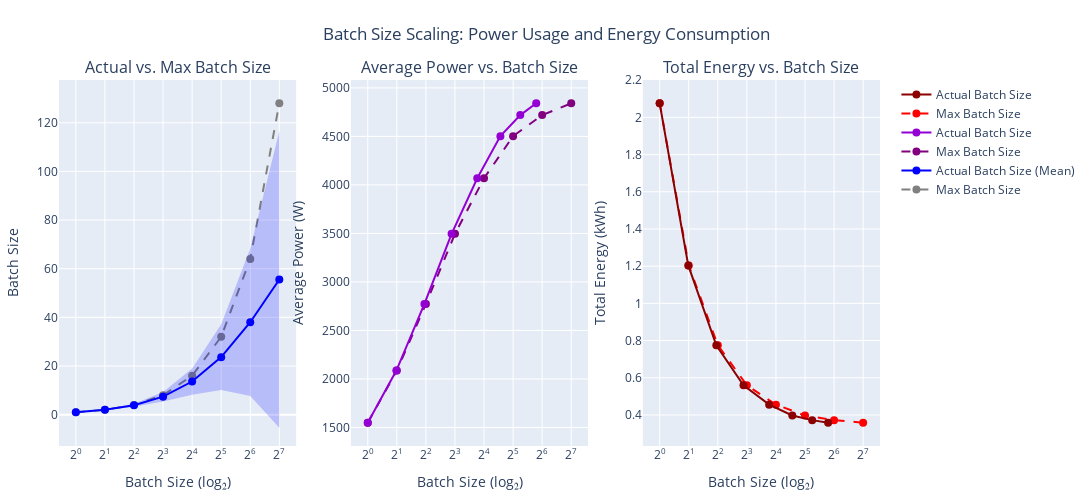

This figure's notebook cell:
### Code cell
import plotly.graph_objects as go
from plotly.subplots import make_subplots

# Sort by max_batch_size
df = df.sort_values(by="max_batch_size")

# Define log2-based x-ticks
log2_ticks = [1, 2, 4, 8, 16, 32, 64, 128]
log2_labels = [f"2<sup>{int(np.log2(x))}</sup>" for x in log2_ticks]

# Create an interactive Plotly figure with 3 subplots
fig = make_subplots(
    rows=1, cols=3,
    subplot_titles=[
        "Actual vs. Max Batch Size",
        "Average Power vs. Batch Size",
        "Total Energy vs. Batch Size"
    ]
)

###############################################################################
# (A) Actual vs. Max Batch Size (±std)
###############################################################################
hover_text_a = [
    f"Request Length: {1024}<br>"
    f"Max Batch Size: {mbs}<br>"
    f"Actual Batch Size: {abs_mean:.2f} ± {abs_std:.2f}<br>"
    f"Power Usage: {power:.2f} W<br>"
    f"Energy Consumption: {energy:.3f} kWh"
    for mbs, abs_mean, abs_std, power, energy in zip(
        df["max_batch_size"],
        df["actual_batch_size_weighted_mean"],
        df["actual_batch_size_std"],
        df["average_power_watts"],
        df["total_energy_kwh"]
    )
]

# Max Batch Size Line
fig.add_trace(
    go.Scatter(
        x=df["max_batch_size"],
        y=df["max_batch_size"],
        mode="lines+markers",
        name="Max Batch Size",
        marker=dict(size=8, color="gray"),
        line=dict(color="gray", dash="dash"),
        hoverinfo="text",
        hovertext=hover_text_a
    ),
    row=1, col=1
)

# Actual Batch Size Line
fig.add_trace(
    go.Scatter(
        x=df["max_batch_size"],
        y=df["actual_batch_size_weighted_mean"],
        mode="lines+markers",
        name="Actual Batch Size (Mean)",
        marker=dict(size=8, color="blue"),
        line=dict(color="blue"),
        hoverinfo="text",
        hovertext=hover_text_a
    ),
    row=1, col=1
)

# Standard Deviation Shaded Region
fig.add_trace(
    go.Scatter(
        x=df["max_batch_size"],
        y=df["actual_batch_size_weighted_mean"] + df["actual_batch_size_std"],
        mode="lines",
        name="Mean + Std",
        line=dict(width=0),
        showlegend=False
    ),
    row=1, col=1
)

fig.add_trace(
    go.Scatter(
        x=df["max_batch_size"],
        y=df["actual_batch_size_weighted_mean"] - df["actual_batch_size_std"],
        mode="lines",
        name="Mean - Std",
        line=dict(width=0),
        fill="tonexty",
        fillcolor="rgba(0,0,255,0.2)",
        showlegend=False
    ),
    row=1, col=1
)

###############################################################################
# (B) Average Power vs. Batch Size
###############################################################################
hover_text_b = [
    f"Request Length: {1024}<br>"
    f"Max Batch Size: {mbs}<br>"
    f"Actual Batch Size: {abs_mean:.2f}<br>"
    f"Average Power: {power:.2f} W<br>"
    f"Energy Consumption: {energy:.3f} kWh"
    for mbs, abs_mean, power, energy in zip(
        df["max_batch_size"],
        df["actual_batch_size_weighted_mean"],
        df["average_power_watts"],
        df["total_energy_kwh"]
    )
]

# Max Batch Size Line
fig.add_trace(
    go.Scatter(
        x=df["max_batch_size"],
        y=df["average_power_watts"],
        mode="lines+markers",
        name="Max Batch Size",
        marker=dict(size=8, color="purple"),
        line=dict(color="purple", dash="dash"),
        hoverinfo="text",
        hovertext=hover_text_b
    ),
    row=1, col=2
)

# Actual Batch Size Line
fig.add_trace(
    go.Scatter(
        x=df["actual_batch_size_weighted_mean"],
        y=df["average_power_watts"],
        mode="lines+markers",
        name="Actual Batch Size",
        marker=dict(size=8, color="darkviolet"),
        line=dict(color="darkviolet"),
        hoverinfo="text",
        hovertext=hover_text_b
    ),
    row=1, col=2
)

###############################################################################
# (C) Total Energy vs. Batch Size
###############################################################################
hover_text_c = [
    f"Request Length: {1024}<br>"
    f"Max Batch Size: {mbs}<br>"
    f"Actual Batch Size: {abs_mean:.2f}<br>"
    f"Average Power: {power:.2f} W<br>"
    f"Total Energy: {energy:.3f} kWh"
    for mbs, abs_mean, power, energy in zip(
        df["max_batch_size"],
        df["actual_batch_size_weighted_mean"],
        df["average_power_watts"],
        df["total_energy_kwh"]
    )
]

# Max Batch Size Line
fig.add_trace(
    go.Scatter(
        x=df["max_batch_size"],
        y=df["total_energy_kwh"],
        mode="lines+markers",
        name="Max Batch Size",
        marker=dict(size=8, color="red"),
        line=dict(color="red", dash="dash"),
        hoverinfo="text",
        hovertext=hover_text_c
    ),
    row=1, col=3
)

# Actual Batch Size Line
fig.add_trace(
    go.Scatter(
        x=df["actual_batch_size_weighted_mean"],
        y=df["total_energy_kwh"],
        mode="lines+markers",
        name="Actual Batch Size",
        marker=dict(size=8, color="darkred"),
        line=dict(color="darkred"),
        hoverinfo="text",
        hovertext=hover_text_c
    ),
    row=1, col=3
)

###############################################################################
# Apply log₂ x-axis and custom tick labels
###############################################################################
for col in range(1, 4):
    fig.update_xaxes(
        type="log",
        tickvals=log2_ticks,
        ticktext=log2_labels,
        title_text="Batch Size (log₂)",
        row=1, col=col
    )

###############################################################################
# Y-axis labels
###############################################################################
fig.update_yaxes(title_text="Batch Size", row=1, col=1)
fig.update_yaxes(title_text="Average Power (W)", row=1, col=2)
fig.update_yaxes(title_text="Total Energy (kWh)", row=1, col=3)

###############################################################################
# Layout and styling
###############################################################################
fig.update_layout(
    title_text="Batch Size Scaling: Power Usage and Energy Consumption",
    title_x=0.5,
    width=1300, height=500,
    hovermode="x unified",
    margin=dict(l=50, r=50, t=80, b=50)
)

# Show interactive plot
fig.show()

### Figure 1 — Plotly figure (JSON) as saved in the notebook; plotly's stock layout.template omitted (floating-point values rounded to 4 significant figures)
{"data": [{"hoverinfo": "text", "hovertext": ["Request Length: 1024<br>Max Batch Size: 1<br>Actual Batch Size: 1.00 ± 0.00<br>Power Usage: 1548.89 W<br>Energy Consumption: 2.076 kWh", "Request Length: 1024<br>Max Batch Size: 2<br>Actual Batch Size: 1.98 ± 0.15<br>Power Usage: 2086.06 W<br>Energy Consumption: 1.204 kWh", "Request Length: 1024<br>Max Batch Size: 4<br>Actual Batch Size: 3.86 ± 0.63<br>Power Usage: 2773.61 W<br>Energy Consumption: 0.775 kWh", "Request Length: 1024<br>Max Batch Size: 8<br>Actual Batch Size: 7.38 ± 1.97<br>Power Usage: 3495.69 W<br>Energy Consumption: 0.559 kWh", "Request Length: 1024<br>Max Batch Size: 16<br>Actual Batch Size: 13.61 ± 5.40<br>Power Usage: 4068.27 W<br>Energy Consumption: 0.455 kWh", "Request Length: 1024<br>Max Batch Size: 32<br>Actual Batch Size: 23.64 ± 13.50<br>Power Usage: 4502.84 W<br>Energy Consumption: 0.397 kWh", "Request Length: 1024<br>Max Batch Size: 64<br>Actual Batch Size: 37.98 ± 30.30<br>Power Usage: 4719.58 W<br>Energy Consumption: 0.372 kWh", "Request Length: 1024<br>Max Batch Size: 128<br>Actual Batch Size: 55.54 ± 60.92<br>Power Usage: 4841.40 W<br>Energy Consumption: 0.358 kWh"], "line": {"color": "gray", "dash": "dash"}, "marker": {"color": "gray", "size": 8}, "mode": "lines+markers", "name": "Max Batch Size", "type": "scatter", "x": [1, 2, 4, 8, 16, 32, 64, 128], "xaxis": "x", "y": [1, 2, 4, 8, 16, 32, 64, 128], "yaxis": "y"}, {"hoverinfo": "text", "hovertext": ["Request Length: 1024<br>Max Batch Size: 1<br>Actual Batch Size: 1.00 ± 0.00<br>Power Usage: 1548.89 W<br>Energy Consumption: 2.076 kWh", "Request Length: 1024<br>Max Batch Size: 2<br>Actual Batch Size: 1.98 ± 0.15<br>Power Usage: 2086.06 W<br>Energy Consumption: 1.204 kWh", "Request Length: 1024<br>Max Batch Size: 4<br>Actual Batch Size: 3.86 ± 0.63<br>Power Usage: 2773.61 W<br>Energy Consumption: 0.775 kWh", "Request Length: 1024<br>Max Batch Size: 8<br>Actual Batch Size: 7.38 ± 1.97<br>Power Usage: 3495.69 W<br>Energy Consumption: 0.559 kWh", "Request Length: 1024<br>Max Batch Size: 16<br>Actual Batch Size: 13.61 ± 5.40<br>Power Usage: 4068.27 W<br>Energy Consumption: 0.455 kWh", "Request Length: 1024<br>Max Batch Size: 32<br>Actual Batch Size: 23.64 ± 13.50<br>Power Usage: 4502.84 W<br>Energy Consumption: 0.397 kWh", "Request Length: 1024<br>Max Batch Size: 64<br>Actual Batch Size: 37.98 ± 30.30<br>Power Usage: 4719.58 W<br>Energy Consumption: 0.372 kWh", "Request Length: 1024<br>Max Batch Size: 128<br>Actual Batch Size: 55.54 ± 60.92<br>Power Usage: 4841.40 W<br>Energy Consumption: 0.358 kWh"], "line": {"color": "blue"}, "marker": {"color": "blue", "size": 8}, "mode": "lines+markers", "name": "Actual Batch Size (Mean)", "type": "scatter", "x": [1, 2, 4, 8, 16, 32, 64, 128], "xaxis": "x", "y": [1.0, 1.977, 3.86, 7.381, 13.61, 23.64, 37.98, 55.54], "yaxis": "y"}, {"line": {"width": 0}, "mode": "lines", "name": "Mean + Std", "showlegend": false, "type": "scatter", "x": [1, 2, 4, 8, 16, 32, 64, 128], "xaxis": "x", "y": [1.0, 2.126, 4.487, 9.348, 19.01, 37.13, 68.28, 116.5], "yaxis": "y"}, {"fill": "tonexty", "fillcolor": "rgba(0,0,255,0.2)", "line": {"width": 0}, "mode": "lines", "name": "Mean - Std", "showlegend": false, "type": "scatter", "x": [1, 2, 4, 8, 16, 32, 64, 128], "xaxis": "x", "y": [1.0, 1.829, 3.233, 5.415, 8.216, 10.14, 7.674, -5.374], "yaxis": "y"}, {"hoverinfo": "text", "hovertext": ["Request Length: 1024<br>Max Batch Size: 1<br>Actual Batch Size: 1.00<br>Average Power: 1548.89 W<br>Energy Consumption: 2.076 kWh", "Request Length: 1024<br>Max Batch Size: 2<br>Actual Batch Size: 1.98<br>Average Power: 2086.06 W<br>Energy Consumption: 1.204 kWh", "Request Length: 1024<br>Max Batch Size: 4<br>Actual Batch Size: 3.86<br>Average Power: 2773.61 W<br>Energy Consumption: 0.775 kWh", "Request Length: 1024<br>Max Batch Size: 8<br>Actual Batch Size: 7.38<br>Average Power: 3495.69 W<br>Energy Consumption: 0.559 kWh", "Request Length: 1024<br>Max Batch Size: 16<br>Actual Batch Size: 13.61<br>Average Power: 4068.27 W<br>Energy Consumption: 0.455 kWh", "Request Length: 1024<br>Max Batch Size: 32<br>Actual Batch Size: 23.64<br>Average Power: 4502.84 W<br>Energy Consumption: 0.397 kWh", "Request Length: 1024<br>Max Batch Size: 64<br>Actual Batch Size: 37.98<br>Average Power: 4719.58 W<br>Energy Consumption: 0.372 kWh", "Request Length: 1024<br>Max Batch Size: 128<br>Actual Batch Size: 55.54<br>Average Power: 4841.40 W<br>Energy Consumption: 0.358 kWh"], "line": {"color": "purple", "dash": "dash"}, "marker": {"color": "purple", "size": 8}, "mode": "lines+markers", "name": "Max Batch Size", "type": "scatter", "x": [1, 2, 4, 8, 16, 32, 64, 128], "xaxis": "x2", "y": [1549.0, 2086.0, 2774.0, 3496.0, 4068.0, 4503.0, 4720.0, 4841.0], "yaxis": "y2"}, {"hoverinfo": "text", "hovertext": ["Request Length: 1024<br>Max Batch Size: 1<br>Actual Batch Size: 1.00<br>Average Power: 1548.89 W<br>Energy Consumption: 2.076 kWh", "Request Length: 1024<br>Max Batch Size: 2<br>Actual Batch Size: 1.98<br>Average Power: 2086.06 W<br>Energy Consumption: 1.204 kWh", "Request Length: 1024<br>Max Batch Size: 4<br>Actual Batch Size: 3.86<br>Average Power: 2773.61 W<br>Energy Consumption: 0.775 kWh", "Request Length: 1024<br>Max Batch Size: 8<br>Actual Batch Size: 7.38<br>Average Power: 3495.69 W<br>Energy Consumption: 0.559 kWh", "Request Length: 1024<br>Max Batch Size: 16<br>Actual Batch Size: 13.61<br>Average Power: 4068.27 W<br>Energy Consumption: 0.455 kWh", "Request Length: 1024<br>Max Batch Size: 32<br>Actual Batch Size: 23.64<br>Average Power: 4502.84 W<br>Energy Consumption: 0.397 kWh", "Request Length: 1024<br>Max Batch Size: 64<br>Actual Batch Size: 37.98<br>Average Power: 4719.58 W<br>Energy Consumption: 0.372 kWh", "Request Length: 1024<br>Max Batch Size: 128<br>Actual Batch Size: 55.54<br>Average Power: 4841.40 W<br>Energy Consumption: 0.358 kWh"], "line": {"color": "darkviolet"}, "marker": {"color": "darkviolet", "size": 8}, "mode": "lines+markers", "name": "Actual Batch Size", "type": "scatter", "x": [1.0, 1.977, 3.86, 7.381, 13.61, 23.64, 37.98, 55.54], "xaxis": "x2", "y": [1549.0, 2086.0, 2774.0, 3496.0, 4068.0, 4503.0, 4720.0, 4841.0], "yaxis": "y2"}, {"hoverinfo": "text", "hovertext": ["Request Length: 1024<br>Max Batch Size: 1<br>Actual Batch Size: 1.00<br>Average Power: 1548.89 W<br>Total Energy: 2.076 kWh", "Request Length: 1024<br>Max Batch Size: 2<br>Actual Batch Size: 1.98<br>Average Power: 2086.06 W<br>Total Energy: 1.204 kWh", "Request Length: 1024<br>Max Batch Size: 4<br>Actual Batch Size: 3.86<br>Average Power: 2773.61 W<br>Total Energy: 0.775 kWh", "Request Length: 1024<br>Max Batch Size: 8<br>Actual Batch Size: 7.38<br>Average Power: 3495.69 W<br>Total Energy: 0.559 kWh", "Request Length: 1024<br>Max Batch Size: 16<br>Actual Batch Size: 13.61<br>Average Power: 4068.27 W<br>Total Energy: 0.455 kWh", "Request Length: 1024<br>Max Batch Size: 32<br>Actual Batch Size: 23.64<br>Average Power: 4502.84 W<br>Total Energy: 0.397 kWh", "Request Length: 1024<br>Max Batch Size: 64<br>Actual Batch Size: 37.98<br>Average Power: 4719.58 W<br>Total Energy: 0.372 kWh", "Request Length: 1024<br>Max Batch Size: 128<br>Actual Batch Size: 55.54<br>Average Power: 4841.40 W<br>Total Energy: 0.358 kWh"], "line": {"color": "red", "dash": "dash"}, "marker": {"color": "red", "size": 8}, "mode": "lines+markers", "name": "Max Batch Size", "type": "scatter", "x": [1, 2, 4, 8, 16, 32, 64, 128], "xaxis": "x3", "y": [2.076, 1.204, 0.775, 0.5594, 0.4554, 0.3971, 0.3721, 0.3583], "yaxis": "y3"}, {"hoverinfo": "text", "hovertext": ["Request Length: 1024<br>Max Batch Size: 1<br>Actual Batch Size: 1.00<br>Average Power: 1548.89 W<br>Total Energy: 2.076 kWh", "Request Length: 1024<br>Max Batch Size: 2<br>Actual Batch Size: 1.98<br>Average Power: 2086.06 W<br>Total Energy: 1.204 kWh", "Request Length: 1024<br>Max Batch Size: 4<br>Actual Batch Size: 3.86<br>Average Power: 2773.61 W<br>Total Energy: 0.775 kWh", "Request Length: 1024<br>Max Batch Size: 8<br>Actual Batch Size: 7.38<br>Average Power: 3495.69 W<br>Total Energy: 0.559 kWh", "Request Length: 1024<br>Max Batch Size: 16<br>Actual Batch Size: 13.61<br>Average Power: 4068.27 W<br>Total Energy: 0.455 kWh", "Request Length: 1024<br>Max Batch Size: 32<br>Actual Batch Size: 23.64<br>Average Power: 4502.84 W<br>Total Energy: 0.397 kWh", "Request Length: 1024<br>Max Batch Size: 64<br>Actual Batch Size: 37.98<br>Average Power: 4719.58 W<br>Total Energy: 0.372 kWh", "Request Length: 1024<br>Max Batch Size: 128<br>Actual Batch Size: 55.54<br>Average Power: 4841.40 W<br>Total Energy: 0.358 kWh"], "line": {"color": "darkred"}, "marker": {"color": "darkred", "size": 8}, "mode": "lines+markers", "name": "Actual Batch Size", "type": "scatter", "x": [1.0, 1.977, 3.86, 7.381, 13.61, 23.64, 37.98, 55.54], "xaxis": "x3", "y": [2.076, 1.204, 0.775, 0.5594, 0.4554, 0.3971, 0.3721, 0.3583], "yaxis": "y3"}], "layout": {"annotations": [{"font": {"size": 16}, "showarrow": false, "text": "Actual vs. Max Batch Size", "x": 0.1444, "xanchor": "center", "xref": "paper", "y": 1, "yanchor": "bottom", "yref": "paper"}, {"font": {"size": 16}, "showarrow": false, "text": "Average Power vs. Batch Size", "x": 0.5, "xanchor": "center", "xref": "paper", "y": 1, "yanchor": "bottom", "yref": "paper"}, {"font": {"size": 16}, "showarrow": false, "text": "Total Energy vs. Batch Size", "x": 0.8556, "xanchor": "center", "xref": "paper", "y": 1, "yanchor": "bottom", "yref": "paper"}], "height": 500, "hovermode": "x unified", "margin": {"b": 50, "l": 50, "r": 50, "t": 80}, "title": {"text": "Batch Size Scaling: Power Usage and Energy Consumption", "x": 0.5}, "width": 1300, "xaxis": {"anchor": "y", "domain": [0, 0.2889], "ticktext": ["2<sup>0</sup>", "2<sup>1</sup>", "2<sup>2</sup>", "2<sup>3</sup>", "2<sup>4</sup>", "2<sup>5</sup>", "2<sup>6</sup>", "2<sup>7</sup>"], "tickvals": [1, 2, 4, 8, 16, 32, 64, 128], "title": {"text": "Batch Size (log₂)"}, "type": "log"}, "xaxis2": {"anchor": "y2", "domain": [0.3556, 0.6444], "ticktext": ["2<sup>0</sup>", "2<sup>1</sup>", "2<sup>2</sup>", "2<sup>3</sup>", "2<sup>4</sup>", "2<sup>5</sup>", "2<sup>6</sup>", "2<sup>7</sup>"], "tickvals": [1, 2, 4, 8, 16, 32, 64, 128], "title": {"text": "Batch Size (log₂)"}, "type": "log"}, "xaxis3": {"anchor": "y3", "domain": [0.7111, 1], "ticktext": ["2<sup>0</sup>", "2<sup>1</sup>", "2<sup>2</sup>", "2<sup>3</sup>", "2<sup>4</sup>", "2<sup>5</sup>", "2<sup>6</sup>", "2<sup>7</sup>"], "tickvals": [1, 2, 4, 8, 16, 32, 64, 128], "title": {"text": "Batch Size (log₂)"}, "type": "log"}, "yaxis": {"anchor": "x", "domain": [0, 1], "title": {"text": "Batch Size"}}, "yaxis2": {"anchor": "x2", "domain": [0, 1], "title": {"text": "Average Power (W)"}}, "yaxis3": {"anchor": "x3", "domain": [0, 1], "title": {"text": "Total Energy (kWh)"}}}}
